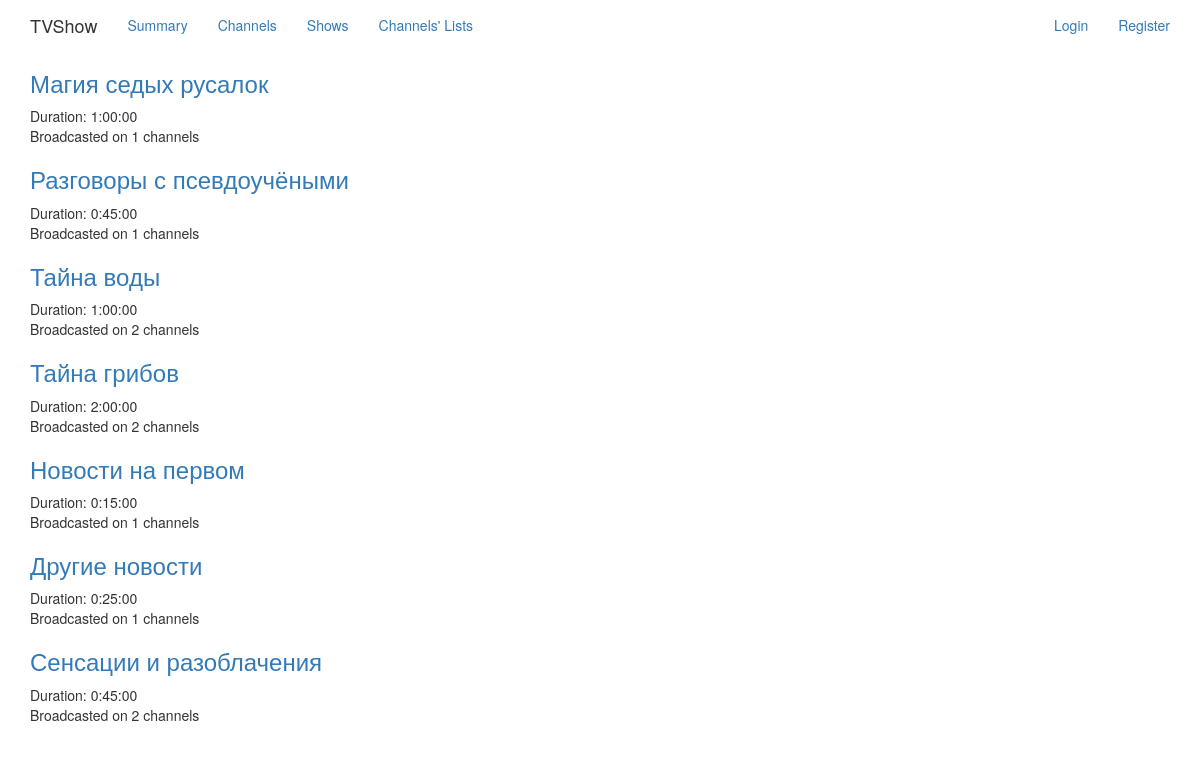
Page /shows/ on the committed database.
### app/models.py (models this page shows, shortened)
class TVShow(db.Model):
    __tablename__ = 'tvshow'
    id = db.Column(Integer, primary_key=True)
    name = db.Column(String(250), unique=True, nullable=False)
    duration = db.Column(Interval, nullable=False)
    timetable = db.relationship('TVChannelItem', backref='show')
    def timetable_length(self):
        ids = {}
        for item in self.timetable:
            ids[item.channel_id] = ids.get(item.channel_id, 0) + 1
        return len(ids.keys())

### app/views.py (the view)
def show_index():
    shows = TVShow.query.all()
    return render_template('show_index.html', shows=shows)

### app/__init__.py (called while the page is built)
    def is_admin(self):
        return False

### app/templates/show_index.html (shortened to what this page needs)
{% extends "base.html" %}
{% block content %}
  {% if shows and shows | length > 0 %}
    {% for show in shows %}
      <div>
        <h3>
          <a href="{{ url_for('show_show', show_id=show.id) }}">{{ show.name }}</a>
        </h3>
        <p>Duration: {{ show.duration }}<br/>
        Broadcasted on {{ show.timetable_length() }} channels</p>
      </div>
    {% endfor %}
  {% else %}
    <h3 class="text-center">Nothing to show</h3>
  {% endif %}
{% endblock %}

### rows in the picture
TVShow: name "Магия седых русалок", duration "1:00:00", timetable_length "1"
TVShow: name "Разговоры с псевдоучёными", duration "0:45:00", timetable_length "1"
TVShow: name "Тайна воды", duration "1:00:00", timetable_length "2"
TVShow: name "Тайна грибов", duration "2:00:00", timetable_length "2"
TVShow: name "Новости на первом", duration "0:15:00", timetable_length "1"
TVShow: name "Другие новости", duration "0:25:00", timetable_length "1"
TVShow: name "Сенсации и разоблачения", duration "0:45:00", timetable_length "2"
